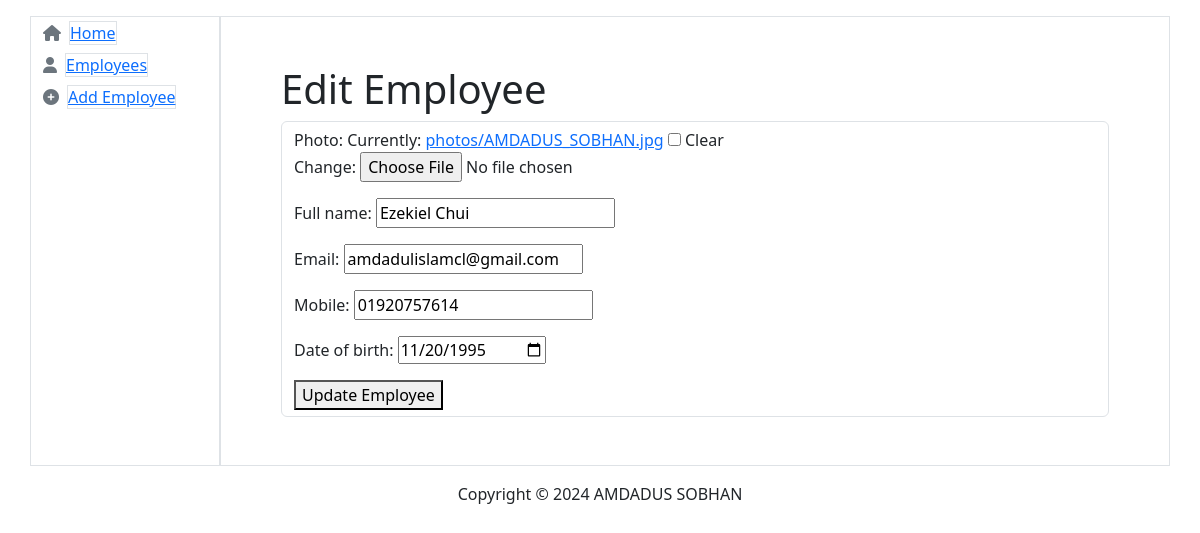
Page /1/edit/ on the committed database.
### employees/models.py (models this page shows, shortened)
class Employee(models.Model):
    photo = models.ImageField(upload_to='photos/', blank=True, null=True)
    full_name = models.CharField(max_length=255)
    email = models.EmailField(unique=True)
    mobile = models.CharField(max_length=15)
    date_of_birth = models.DateField()

### employees/views.py (the view, shortened to what this page needs)
# urls.py: path('<int:pk>/edit/', EmployeeUpdateView.as_view(), name='edit_employee'),
class EmployeeUpdateView(UpdateView):
    model = Employee
    form_class = EmployeeForm
    template_name = 'employees/edit_employee.html'
    success_url = '/'  # Redirect to the employee list page after editing

### employees/forms.py
class EmployeeForm(forms.ModelForm):
    class Meta:
        model = Employee
        fields = ['photo', 'full_name', 'email', 'mobile', 'date_of_birth']
        widgets={
            'date_of_birth':forms.DateInput(attrs={'type': 'date','class':'datepicker'})
        }

### employees/templates/employees/edit_employee.html (shortened to what this page needs)
{% extends 'employees/base.html' %}
{% block body %}
    <div class="m-5">
        <h1>Edit Employee</h1>
        <form method="post" enctype="multipart/form-data"  class="form-control">
            {{ form.as_p }}
            <button type="submit">Update Employee</button>
        </form>
    </div>
{% endblock body %}

### rows in the picture
Employee: full_name "Ezekiel Chui", email "amdadulislamcl@gmail.com", mobile "01920757614", date_of_birth "11/20/1995"
